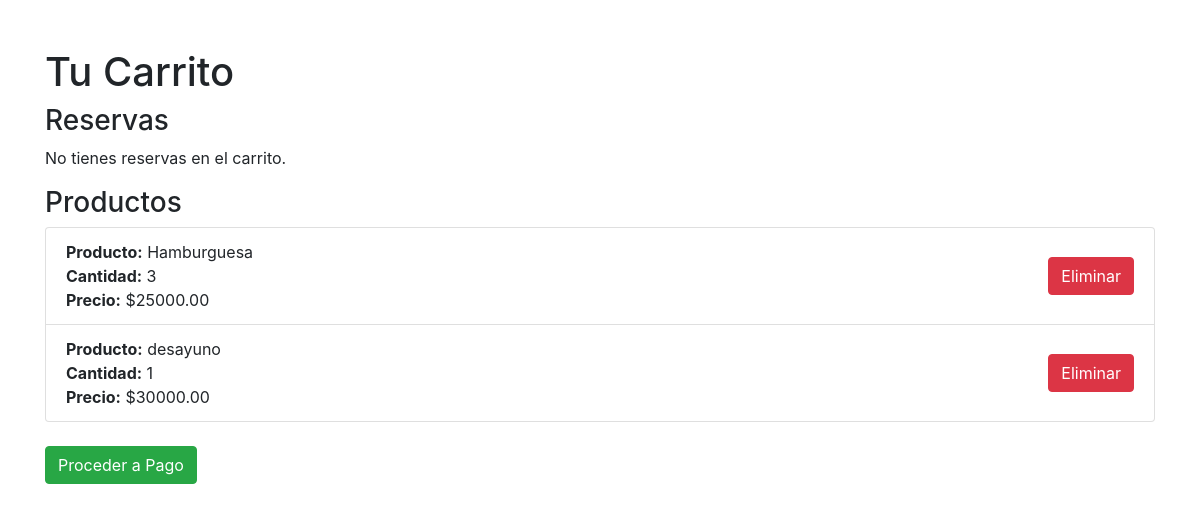
The app's page /resumen/ (signed in), older data.
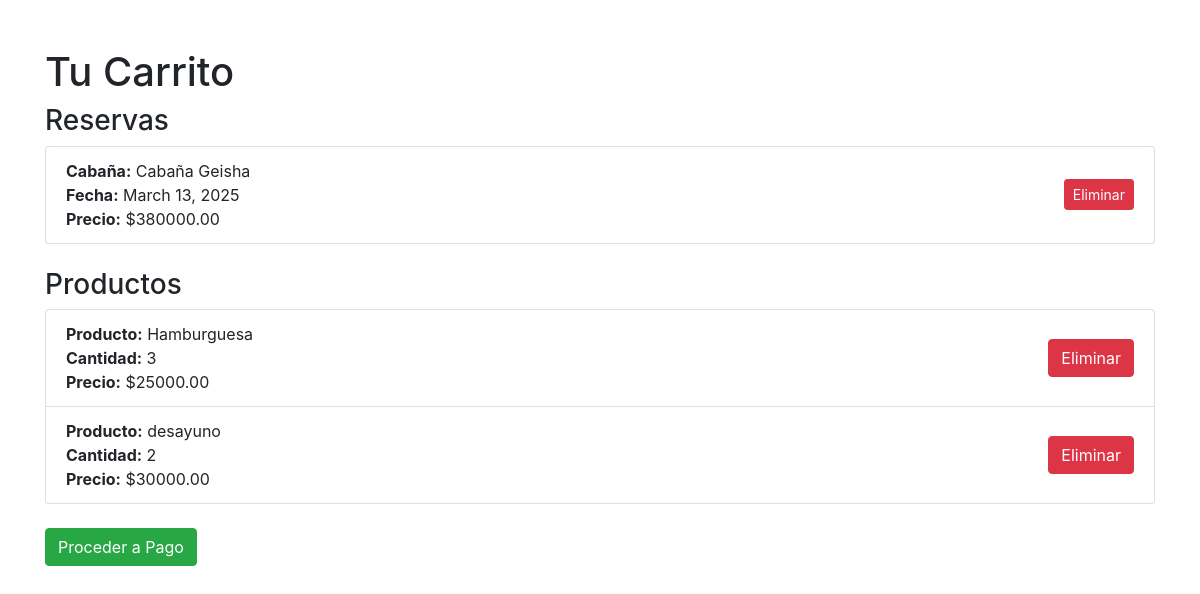
The same page, newer data.
### kumbre/models.py (models this page shows, shortened)
class CarritoProducto(models.Model):
    usuario = models.ForeignKey(User, on_delete=models.CASCADE)
    producto = models.ForeignKey(Producto, on_delete=models.CASCADE)
    cantidad = models.PositiveIntegerField(default=1)

class Producto(models.Model):
    imagen = models.ImageField(upload_to='productos/', blank=True, null=True)  # Campo para la imagen
    nombre = models.CharField(max_length=100)
    descripcion = models.TextField(blank=True)
    precio = models.DecimalField(max_digits=10, decimal_places=2, default=0.0)
    en_carrito = models.BooleanField(default=False)
    usuario = models.ForeignKey(User, on_delete=models.CASCADE, null=True, blank=True)

class Reserva(models.Model):
    usuario = models.ForeignKey(User, on_delete=models.CASCADE)
    cabana = models.CharField(max_length=100)  # Nombre de la cabaña
    fecha = models.DateField()
    precio = models.DecimalField(max_digits=10, decimal_places=2, default=0.0) # Precio de la cabaña
    telefono = models.CharField(max_length=15)  # Teléfono del usuario
    numero_personas = models.PositiveIntegerField()  # Número de personas en la reserva
    estado = models.CharField(max_length=50, choices=[('Pendiente', 'Pendiente'), ('Aprobada', 'Aprobada')])
    confirmada = models.BooleanField(default=False)

### kumbre/views.py (the view)
# urls.py: path('resumen/', views.resumen_compra, name='resumen_compra'),
@login_required
def resumen_compra(request):
    reservas_carrito = Reserva.objects.filter(usuario=request.user, confirmada=False)
    productos_carrito = CarritoProducto.objects.filter(usuario=request.user)
    context = {
        'reservas': reservas_carrito,
        'productos': productos_carrito,
    }
    return render(request, 'resumen_compra.html', context)

### kumbre/context_processors.py (called while the page is built)
def cart_count(request):
    if request.user.is_authenticated:
        count = Reserva.objects.filter(usuario=request.user, confirmada=False).count()
    else:
        count = 0
    return {'cart_count': count}

### kumbre/templates/resumen_compra.html (shortened to what this page needs)
<!DOCTYPE html>
<html lang="es">
<head>
    <link rel="stylesheet" href="https://stackpath.bootstrapcdn.com/bootstrap/4.5.2/css/bootstrap.min.css">
</head>
<body>
    <div class="container mt-5">
        <h1>Tu Carrito</h1>
        <h3>Reservas</h3>
        {% if reservas %}
            <ul class="list-group mb-4">
                {% for reserva in reservas %}
                    <li class="list-group-item d-flex justify-content-between align-items-center">
                        <div>
                            <strong>Cabaña:</strong> {{ reserva.cabana }} <br>
                            <strong>Fecha:</strong> {{ reserva.fecha }} <br>
                            <strong>Precio:</strong> ${{ reserva.precio }}
                        </div>
                        <a href="{% url 'eliminar_reserva' reserva.id %}" class="btn btn-danger btn-sm">Eliminar</a>
                    </li>
                {% endfor %}
            </ul>
        {% else %}
            <p>No tienes reservas en el carrito.</p>
        {% endif %}
        <h3>Productos</h3>
        {% if productos %}
            <ul class="list-group mb-4">
                {% for item in productos %}
                    <li class="list-group-item d-flex justify-content-between align-items-center">
                        <div>
                            <strong>Producto:</strong> {{ item.producto.nombre }} <br>
                            <strong>Cantidad:</strong> {{ item.cantidad }} <br>
                            <strong>Precio:</strong> ${{ item.producto.precio }}
                        </div>
                        <button type="button" class="btn btn-danger eliminar-producto" data-producto-id="{{ item.id }}">
                            Eliminar
                       </button>
                    </li>
                {% endfor %}
            </ul>
        {% else %}
            <p>No tienes productos en el carrito.</p>
        {% endif %}
        <a href="{% url 'metodos_pago' %}" class="btn btn-success">Proceder a Pago</a>
</div>
</body>
</html>

Row changes from the older to the newer data that the page shows:
added Reserva: cabana "Cabaña Geisha", fecha "March 13, 2025", precio "380000.00"
changed CarritoProducto "desayuno": cantidad "1" → "2"
Text that changed along with them:
text no longer shown: "No tienes reservas en el carrito."
